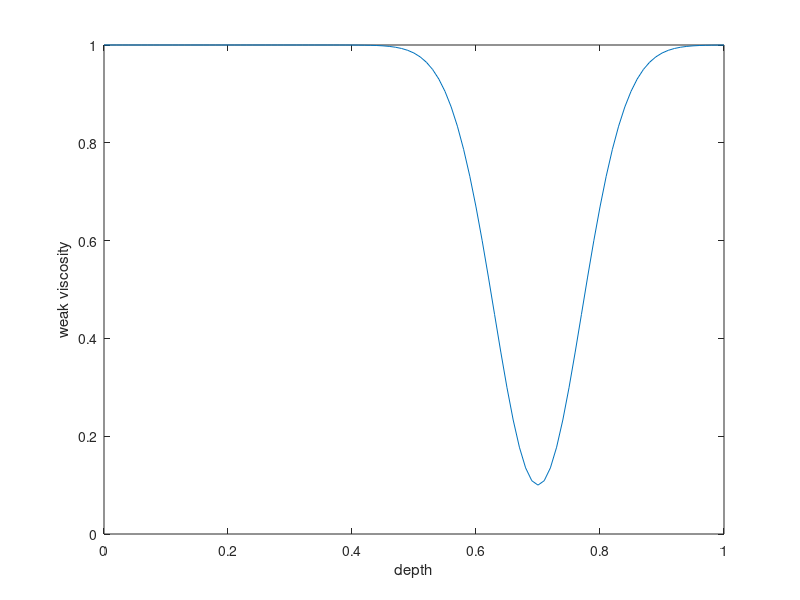

Reproduce this figure in MATLAB.
clear all; close all;

eta_strong = 1;
eta_weak   = 0.1; 

dz  = 0.01;
z   = 0:dz:1;
LayerWidth = 0.4;
LayerMid = 0.7;
std = LayerWidth/4;
for i = 1:length(z)
    eta(i) = 1-(eta_strong-eta_weak)*exp(-(z(i)-LayerMid)^2/std^2);
end
figure(1)
plot(z,eta);
xlabel('depth');
ylabel('weak viscosity');